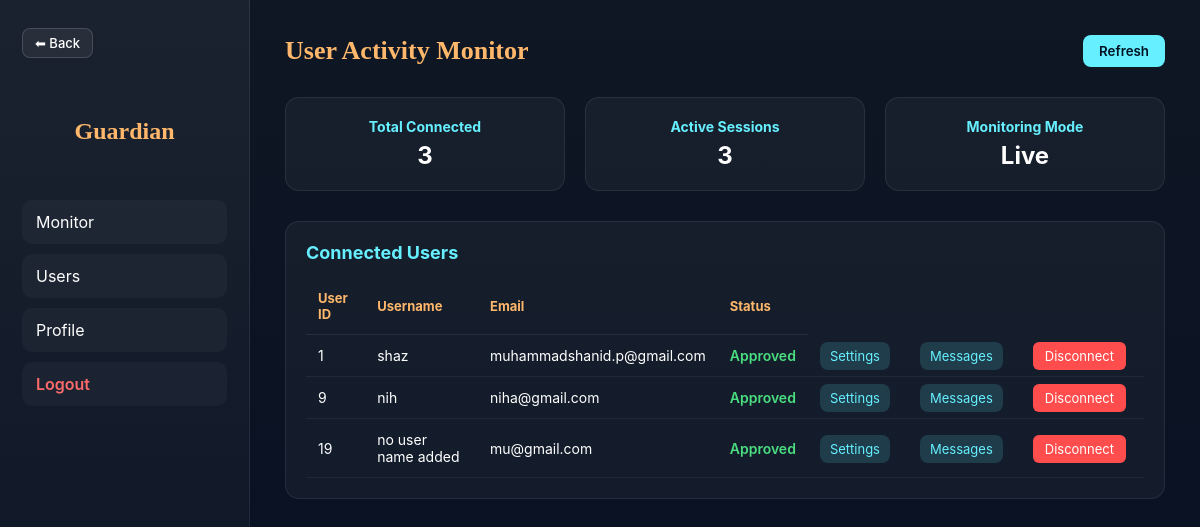
/guardian_dashboard/ (signed in), run on an earlier commit of the app's database.
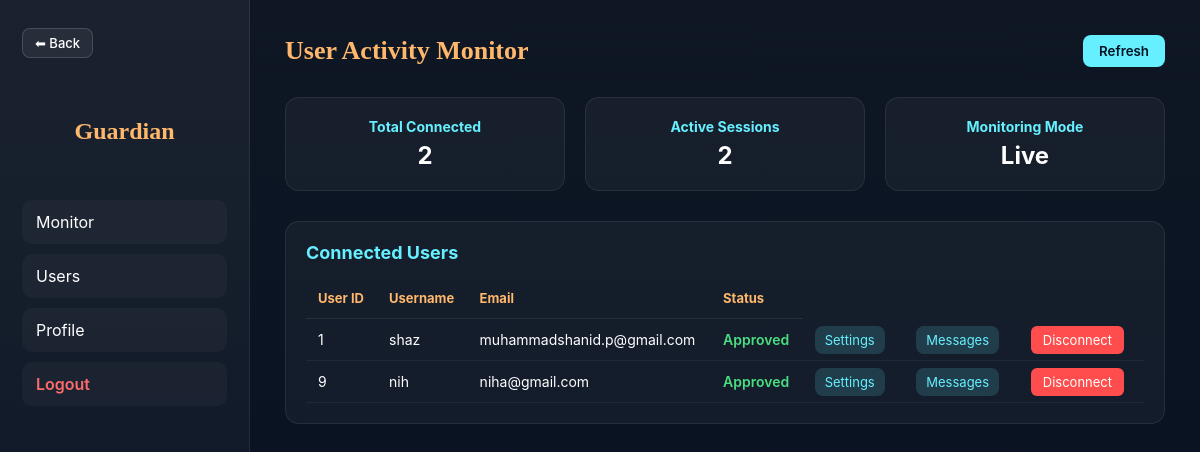
And on a later commit of the database.
### morsecode_reader_app/models.py (models this page shows)
class Register(models.Model):
    username=models.TextField(null=True, blank=True,default="no user name added")
    fullname=models.CharField(max_length=100, null=True, blank=True)
    age=models.IntegerField(null=True, blank=True)
    address=models.TextField(null=True, blank=True,default="no address added")
    phone=models. IntegerField(null=True, blank=True)
    email=models.EmailField(unique=True)
    password=models.CharField(max_length=50, null=True, blank=True)
    confirm_password=models.CharField(max_length=50, null=True, blank=True)
    image=models.FileField(upload_to="images/", null=True, blank=True)
    GENDER_CHOICES=[
        ('M','Male'),
        ('F','Female'),
        ('O','Other'),
    ]
    gender=models.CharField(max_length=1,choices=GENDER_CHOICES,null=True,blank=True)
    HEALTH_CONDITION_CHOICES = [
    ('paraplegia', 'Paraplegia'),
    ('quadriplegia', 'Quadriplegia'),
    ('hemiplegia', 'Hemiplegia'),
    ('partial', 'Partial Paralysis'),
    ('temporary', 'Temporary Paralysis'),
    ('other', 'Other'),
    ]
    health_condition = models.CharField(max_length=30,choices=HEALTH_CONDITION_CHOICES,null=True,blank=True)
    profile_completed = models.BooleanField(default=False)

### morsecode_reader_app/views.py (the view)
# urls.py: path('guardian_dashboard/',views.guardian_dashboard,name='guardian_dashboard'),
def guardian_dashboard(request):
    if 'guardian_email' not in request.session:
        return redirect('guardian_login')
    guardian = models.guardian_register.objects.get(
        email=request.session['guardian_email']
    )
    approved_requests = models.GuardianAccessRequest.objects.filter(
        guardian=guardian,
        status='approved'
    )
    connected_users = models.Register.objects.filter(
        id__in=approved_requests.values_list('user_id', flat=True)
    )
    connected_count = connected_users.count()
    active_sessions = connected_count   # simple logic (viva safe)
    return render(
        request,
        'guardian_dashboard.html',
        {
            'guardian': guardian,
            'connected_users': connected_users,
            'connected_count': connected_count,
            'active_sessions': active_sessions,
            'monitor_mode': 'Live'
        }
    )

### morsecode_reader_app/templates/guardian_dashboard.html (shortened to what this page needs)
{% load static %}
<!DOCTYPE html>
<html lang="en">
<head>
  <link rel="stylesheet" href="{% static 'css/guardian.css' %}">
</head>
<body>
<aside class="sidebar">
  <div class="back-container">
    <button class="back-btn" onclick="window.location.href='/guardian_home/'">
      ⬅ Back
    </button>
    <br><br><br>
  </div>
  <h2 class="logo">Guardian</h2>
  <br>
  <ul class="menu">
    <li class="active">Monitor</li>
    <li onclick="location.href='/grd_view_userlist/'">Users</li>
    <li onclick="location.href='{% url 'guardian_profile' %}?next=guardian_dashboard'">Profile</li>
    <li class="logout-item">
      <a href="/logout/" onclick="return confirm('Are you sure?');">Logout</a>
    </li>
  </ul>
</aside>
<main class="main">
  <header class="topbar">
    <h1>User Activity Monitor</h1>
    <div class="top-actions">
      <button id="refreshBtn">Refresh</button>
    </div>
  </header>
  <section class="cards">
    <div class="card">
      <h3>Total Connected</h3>
      <p id="connectedCount">{{ connected_count }}</p>
    </div>
    <div class="card">
      <h3>Active Sessions</h3>
      <p id="sessionsCount">{{ active_sessions }}</p>
    </div>
    <div class="card">
      <h3>Monitoring Mode</h3>
      <p id="monitorMode">{{ monitor_mode }}</p>
    </div>
  </section>
  <section class="list">
    <h2>Connected Users</h2>
    <table id="connectedTable">
      <thead>
        <tr>
          <th>User ID</th>
          <th>Username</th>
          <th>Email</th>
          <th>Status</th>
        </tr>
      </thead>
      <tbody>
        {% for u in connected_users %}
        <tr>
          <td>{{ u.id }}</td>
          <td>{{ u.username }}</td>
          <td>{{ u.email }}</td>
          <td class="status approved">Approved</td>
          <td><a href="/guardian/user-settings/{{u.id}}/">Settings</a></td>
          <td><a href="/guardian/user-messages/{{u.id}}/">Messages</a></td>
          <td><a class="disconnect-btn"href="{% url 'guardian_disconnect_user' u.id %}"
            onclick="return confirm('Are you sure you want to disconnect this user?');">   Disconnect</a></td>
        </tr>
        {% empty %}
        <tr>
          <td colspan="4" class="empty">No connected users</td>
        </tr>
        {% endfor %}
      </tbody>
    </table>
  </section>
</main>
</body>
</html>

What changed in the data, as far as the page shows it:
removed Register: id "19", username "no user name added", email "mu@gmail.com"
Also different on the page:
{{ connected_count }}: "3" → "2"
{{ active_sessions }}: "3" → "2"
